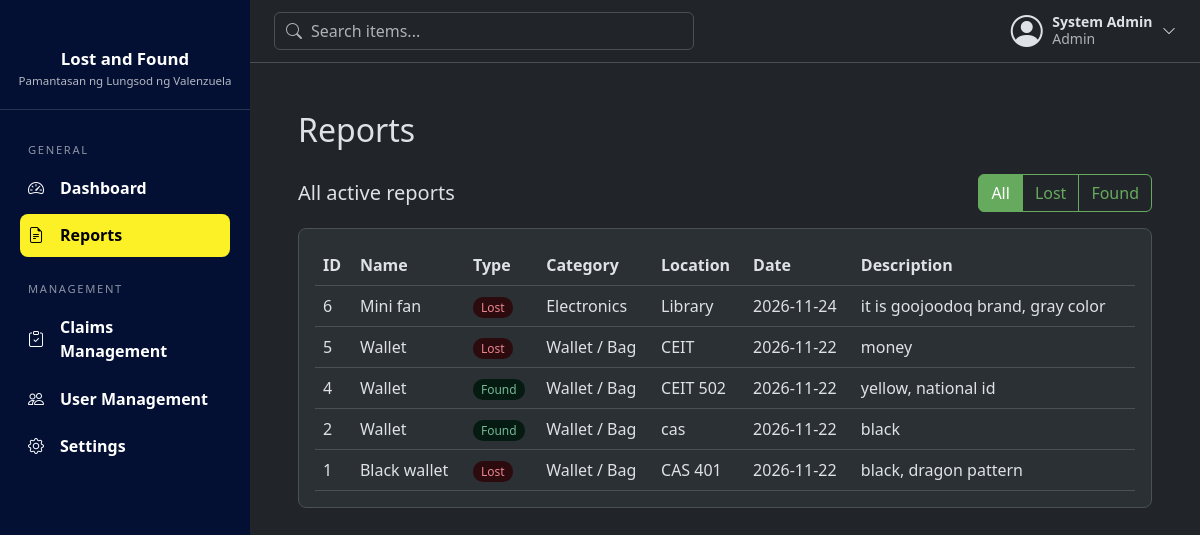
The app's page /reports (signed in), older data.
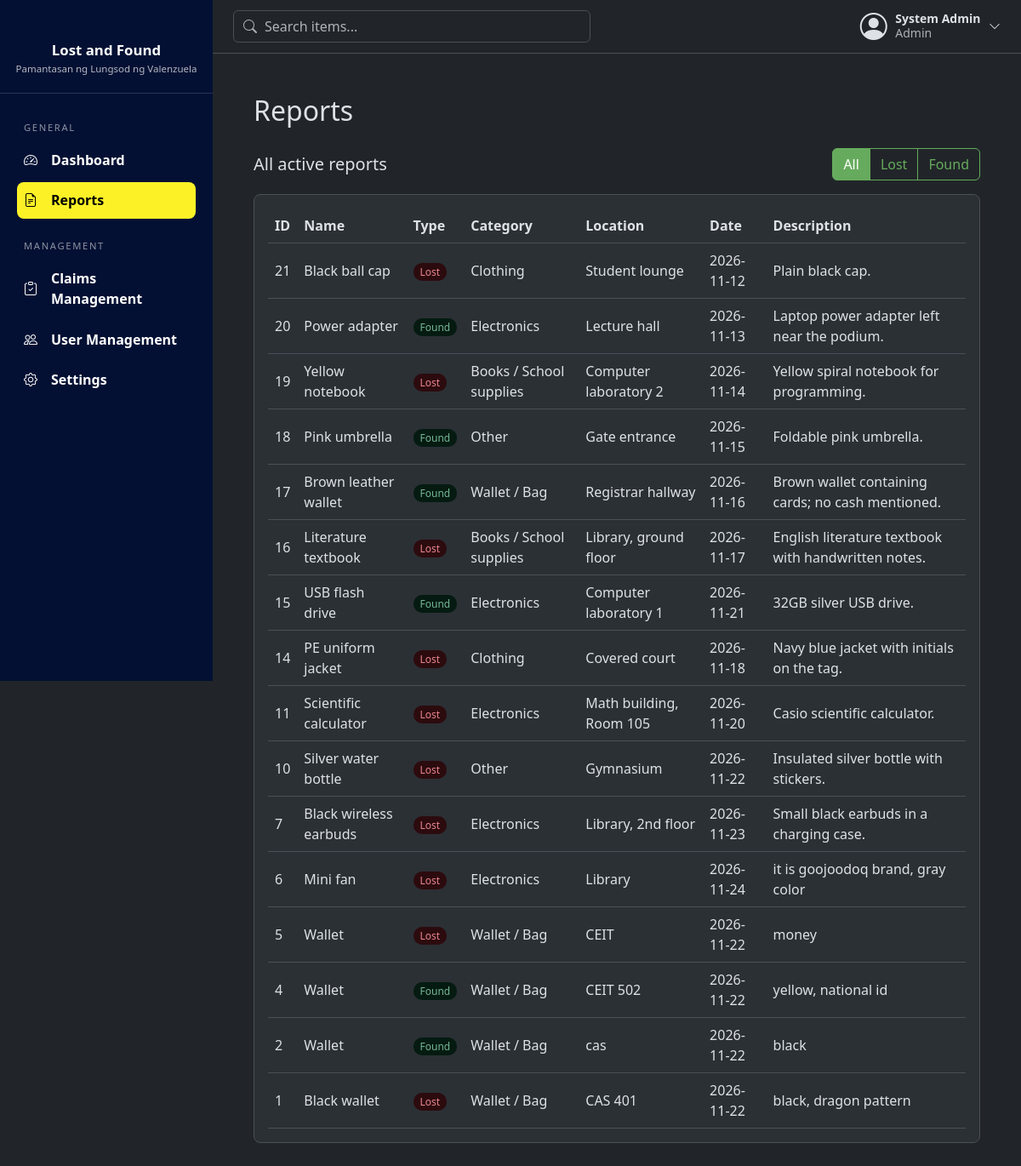
The same page, newer data.
### tables this page shows
CREATE TABLE users (
            id INTEGER PRIMARY KEY AUTOINCREMENT,
            full_name TEXT NOT NULL,
            email TEXT NOT NULL UNIQUE,
            password TEXT NOT NULL,
            role TEXT NOT NULL DEFAULT 'Student'
                CHECK(role IN ('Student', 'Faculty', 'Admin'))
        , is_active INTEGER NOT NULL DEFAULT 1);

CREATE TABLE items (
            item_id INTEGER PRIMARY KEY AUTOINCREMENT,
            user_id INTEGER NOT NULL,
            name TEXT NOT NULL,
            category TEXT NOT NULL,
            description TEXT,
            location TEXT NOT NULL,
            item_status TEXT NOT NULL
                CHECK(item_status IN ('Lost', 'Found')),
            status TEXT NOT NULL DEFAULT 'Active'
                CHECK(status IN ('Active', 'Claimed', 'Returned', 'Removed')),
            date_reported DATE NOT NULL DEFAULT CURRENT_DATE,

            FOREIGN KEY (user_id) REFERENCES users (id)
        );

### routes/shared_routes.py (the view, shortened to what this page needs)
@bp.route("/reports")
@login_required
def reports():
    q = " ".join(request.args.get("q", "").split())      # text typed in the top bar search
    kind = request.args.get("type", "")                  # "Lost", "Found", "Mine", or anything else = all
    results = item_model.search(q)                       # empty q = everything
    counts = {"All": len(results),
              "Lost": sum(1 for r in results if r["item_status"] == "Lost"),
              "Found": sum(1 for r in results if r["item_status"] == "Found")}
    if kind in ("Lost", "Found"):
        results = [r for r in results if r["item_status"] == kind]
    else:
        kind = "All"
    return render_template("reports.html", q=q, kind=kind, counts=counts, results=results)

### database/connection.py (called while the page is built)
def get_db():
    if "db" not in g:
        g.db = sqlite3.connect(current_app.config["DATABASE"])
        g.db.row_factory = sqlite3.Row
    return g.db

### models/item_model.py (called while the page is built)
def search(text):
    like = f"%{text}%"
    return get_db().execute(
        "SELECT * FROM items WHERE status = 'Active' AND "
        "(name LIKE ? OR category LIKE ? OR location LIKE ? OR description LIKE ?) "
        "ORDER BY item_id DESC",
        (like, like, like, like),
    ).fetchall()

### models/user_model.py (called while the page is built)
def get_by_id(user_id):
    return get_db().execute("SELECT * FROM users WHERE id = ?", (user_id,)).fetchone()

### routes/utils.py (called while the page is built)
def login_required(view):
    @wraps(view)
    def wrapped(*args, **kwargs):
        if "user_id" not in session:
            flash("Please log in first.", "warning")
            return redirect(url_for("auth.login"))
        user = user_model.get_by_id(session["user_id"])
        if user is None or not user["is_active"]:
            session.clear()
            flash("Your account is no longer active. Please contact an administrator.", "warning")
            return redirect(url_for("auth.login"))
        return view(*args, **kwargs)
    return wrapped

### templates/reports.html (shortened to what this page needs)
{% extends "base.html" %}
{% block content %}
<h2 class="mb-4">Reports</h2>
<div class="d-flex justify-content-between align-items-center flex-wrap gap-2 mb-3">
  <h5 class="mb-0">
    {% if q %}Results for "{{ q }}"
    {% elif kind == "Mine" %}My reports and claims
    {% else %}All active reports{% endif %}
  </h5>
  <div class="btn-group" role="group">
    <a class="btn btn-outline-primary {{ 'active' if kind == 'All' }}" href="{{ url_for('shared.reports', q=q) }}">All</a>
    <a class="btn btn-outline-primary {{ 'active' if kind == 'Lost' }}" href="{{ url_for('shared.reports', q=q, type='Lost') }}">Lost</a>
    <a class="btn btn-outline-primary {{ 'active' if kind == 'Found' }}" href="{{ url_for('shared.reports', q=q, type='Found') }}">Found</a>
  </div>
</div>
{% if kind == "Mine" %}
  <h6 class="mb-2">My Reports</h6>
  <div class="dash-section">
    {% if my_reports %}
    <table>
      <tr><th>ID</th><th>Name</th><th>Type</th><th>Category</th><th>Location</th><th>Date</th><th>Status</th></tr>
      {% for item in my_reports %}
      <tr>
        <td>{{ item["item_id"] }}</td>
        <td>{{ item["name"] }}</td>
        <td><span class="dash-badge {{ item['item_status'] }}">{{ item["item_status"] }}</span></td>
        <td>{{ item["category"] }}</td>
        <td>{{ item["location"] }}</td>
        <td>{{ item["date_reported"] }}</td>
        <td>{{ item["status"] }}</td>
      </tr>
      {% endfor %}
    </table>
    {% else %}
    <p class="dash-empty mb-0">{% if q %}None of your reports match "{{ q }}".{% else %}You haven't reported any items yet.{% endif %}</p>
    {% endif %}
  </div>
  <h6 class="mb-2">MyClaims</h6>
  <div class="dash-section">
    {% if my_claims %}
    <table>
      <tr><th>Item</th><th>Date</th><th>Proof</th><th>Status</th><th>Admin message</th></tr>
      {% for c in my_claims %}
      <tr>
        <td>{{ c["item_name"] }}</td>
        <td>{{ c["claim_date"] }}</td>
        <td>{{ c["proof_description"] }}</td>
        <td><span class="dash-badge {{ c['claim_status'] }}">{{ c["claim_status"] }}</span></td>
        <td>{{ c["admin_note"] or "-" }}</td>
      </tr>
      {% endfor %}
    </table>
    {% else %}
    <p class="dash-empty mb-0">{% if q %}None of your claims match "{{ q }}".{% else %}You haven't made any claims yet.{% endif %}</p>
    {% endif %}
  </div>
{% else %}
  <div class="dash-section">
    {% if results %}
    <table>
      <tr>
        <th>ID</th><th>Name</th><th>Type</th><th>Category</th><th>Location</th><th>Date</th><th>Description</th>
      </tr>
      {% for item in results %}
      <tr>
        <td>{{ item["item_id"] }}</td>
        <td>{{ item["name"] }}</td>
        <td><span class="dash-badge {{ item['item_status'] }}">{{ item["item_status"] }}</span></td>
        <td>{{ item["category"] }}</td>
        <td>{{ item["location"] }}</td>
        <td>{{ item["date_reported"] }}</td>
        <td>{{ item["description"] }}</td>
      </tr>
      {% endfor %}
    </table>
    {% else %}
    <p class="dash-empty mb-0">
      {% if q %}No {{ kind|lower if kind != "All" else "active" }} reports match "{{ q }}".
      {% else %}No {{ kind|lower if kind != "All" else "active" }} reports yet.{% endif %}
    </p>
    {% endif %}
  </div>
{% endif %}
{% endblock %}

### templates/base.html (shortened to what this page needs)
<!doctype html>
<html lang="en" data-bs-theme="dark">
<head>
  <link href="https://cdn.jsdelivr.net/npm/bootstrap@5.3.3/dist/css/bootstrap.min.css" rel="stylesheet">
  <link href="https://cdn.jsdelivr.net/npm/bootstrap-icons@1.11.3/font/bootstrap-icons.min.css" rel="stylesheet">
  <link href="{{ url_for('static', filename='css/style.css') }}" rel="stylesheet">
</head>
<body>
{% block body %}
<div class="app-shell d-flex">
    <aside class="sidebar offcanvas-md offcanvas-start" id="sidebar" tabindex="-1">
    <div class="sidebar-brand">
      <div class="sidebar-title">Lost and Found</div>
      <div class="sidebar-subtitle">Pamantasan ng Lungsod ng Valenzuela</div>
    </div>
    <nav class="sidebar-nav">
      {% if session.role == 'Admin' %}
        {% include "partials/sidebar_admin.html" %}
      {% else %}
        {% include "partials/sidebar_user.html" %}
      {% endif %}
    </nav>
  </aside>
  <div class="main-col flex-grow-1">
    <header class="topbar d-flex align-items-center justify-content-between gap-3">
      <form class="topbar-search" action="{{ url_for('shared.reports') }}" method="get" role="search">
        <input class="form-control" type="search" name="q" maxlength="100" placeholder="Search items..."
               value="{{ request.args.get('q', '') if request.endpoint == 'shared.reports' }}">
      </form>
      <div class="dropdown">
        <button class="user-menu-btn" type="button" data-bs-toggle="dropdown" aria-expanded="false">
          <i class="bi bi-person-circle fs-2"></i>
          <span class="d-none d-sm-block">
            <span class="d-block fw-semibold small">{{ session.full_name }}</span>
            <span class="d-block small text-body-secondary">{{ session.role }}</span>
          </span>
          <i class="bi bi-chevron-down small"></i>
        </button>
      </div>
    </header>
    <main class="p-3 p-md-5">
      {% block content %}{% endblock %}
    </main>
  </div>
</div>
{% endblock %}
</body>
</html>
</html>

### templates/partials/sidebar_admin.html
{% set ep = request.endpoint or '' %}
<div class="sidebar-label">General</div>
<ul class="nav flex-column gap-1">
  <li class="nav-item">
    <a class="nav-link {{ 'active' if ep == 'admin.dashboard' }}" href="{{ url_for('admin.dashboard') }}">
      <i class="bi bi-speedometer2 me-3"></i>Dashboard</a>
  </li>
  <li class="nav-item">
    <a class="nav-link {{ 'active' if ep == 'shared.reports' }}" href="{{ url_for('shared.reports') }}">
      <i class="bi bi-file-earmark-text me-3"></i>Reports</a>
  </li>
</ul>
<div class="sidebar-label">Management</div>
<ul class="nav flex-column gap-1">
  <li class="nav-item">
    <a class="nav-link {{ 'active' if ep == 'admin.claims' }}" href="{{ url_for('admin.claims') }}">
      <i class="bi bi-clipboard-check me-3"></i>Claims Management</a>
  </li>
  <li class="nav-item">
    <a class="nav-link {{ 'active' if ep == 'admin.users' }}" href="{{ url_for('admin.users') }}">
      <i class="bi bi-people me-3"></i>User Management</a>
  </li>
  <li class="nav-item">
    <a class="nav-link {{ 'active' if ep == 'shared.settings' }}" href="{{ url_for('shared.settings') }}">
      <i class="bi bi-gear me-3"></i>Settings</a>
  </li>
</ul>

### static/css/style.css (style rules this page uses)
.app-shell { min-height: 100vh; }
.app-shell > .main-col { min-width: 0; }
.btn-outline-primary { --bs-btn-color: #66AB5D; --bs-btn-border-color: #66AB5D; --bs-btn-hover-color: #fff; --bs-btn-hover-bg: #66AB5D; --bs-btn-hover-border-color: #66AB5D; --bs-btn-active-color: #fff; --bs-btn-active-bg: #66AB5D; --bs-btn-active-border-color: #66AB5D; --bs-btn-focus-shadow-rgb: 102, 171, 93; }
.sidebar { --bs-offcanvas-width: 250px; width: 250px; min-width: 250px; color: #fff; overflow-y: auto; }
.sidebar { background: #031033 !important; }
@media (min-width: 768px) { .sidebar { position: sticky; top: 0; height: 100vh; align-self: flex-start; } }
.sidebar-brand { padding: 2rem 1rem 1.25rem; text-align: center; border-bottom: 1px solid rgba(255, 255, 255, 0.15); }
.sidebar-title { margin-top: 0.9rem; font-size: 1.05rem; font-weight: 600; }
.sidebar-subtitle { font-size: 0.72rem; color: rgba(255, 255, 255, 0.7); }
.sidebar-nav { padding: 0.5rem 1.25rem 1.5rem; }
.sidebar-label { margin: 1.5rem 0 0.5rem 0.5rem; font-size: 0.7rem; letter-spacing: 0.15em; text-transform: uppercase; color: rgba(255, 255, 255, 0.55); }
.sidebar .nav-link { display: flex; align-items: center; padding: 0.6rem 0.5rem; border-radius: 0.5rem; color: #fff; font-weight: 600; }
.sidebar .nav-link.active { background: #FCF127; color: #000000; }
.topbar { position: sticky; top: 0; z-index: 1020; padding: 0.75rem 1.5rem; background: var(--bs-body-bg); border-bottom: 1px solid var(--bs-border-color); }
.topbar-search { position: relative; flex: 1; max-width: 420px; }
.topbar-search input { padding-left: 2.25rem; }
.user-menu-btn { display: flex; align-items: center; gap: 0.6rem; padding: 0; border: 0; background: none; color: var(--bs-body-color); text-align: left; line-height: 1.2; }
.dash-section { padding: 16px; margin-bottom: 24px; overflow-x: auto; border-radius: 8px; background: var(--bs-tertiary-bg); border: 1px solid var(--bs-border-color); }
.dash-section table { width: 100%; border-collapse: collapse; }
.dash-section th, .dash-section td { text-align: left; padding: 8px; border-bottom: 1px solid var(--bs-border-color); }
.dash-badge { padding: 2px 8px; border-radius: 10px; font-size: 12px; background: var(--bs-secondary-bg); color: var(--bs-body-color); }
.dash-badge.Lost, .dash-badge.Rejected { background: var(--bs-danger-bg-subtle); color: var(--bs-danger-text-emphasis); }
.dash-badge.Found, .dash-badge.Approved { background: var(--bs-success-bg-subtle); color: var(--bs-success-text-emphasis); }

Row changes from the older to the newer data that the page shows:
added items: item_id "21", name "Black ball cap", item_status "Lost", category "Clothing", location "Student lounge", date_reported "2026-11-12", description "Plain black cap."
added items: item_id "20", name "Power adapter", item_status "Found", category "Electronics", location "Lecture hall", date_reported "2026-11-13", description "Laptop power adapter left near the podium."
added items: item_id "19", name "Yellow notebook", item_status "Lost", category "Books / School supplies", location "Computer laboratory 2", date_reported "2026-11-14", description "Yellow spiral notebook for programming."
added items: item_id "18", name "Pink umbrella", item_status "Found", category "Other", location "Gate entrance", date_reported "2026-11-15", description "Foldable pink umbrella."
added items: item_id "17", name "Brown leather wallet", item_status "Found", category "Wallet / Bag", location "Registrar hallway", date_reported "2026-11-16", description "Brown wallet containing cards; no cash mentioned."
added items: item_id "16", name "Literature textbook", item_status "Lost", category "Books / School supplies", location "Library, ground floor", date_reported "2026-11-17", description "English literature textbook with handwritten notes."
added items: item_id "15", name "USB flash drive", item_status "Found", category "Electronics", location "Computer laboratory 1", date_reported "2026-11-21", description "32GB silver USB drive."
added items: item_id "14", name "PE uniform jacket", item_status "Lost", category "Clothing", location "Covered court", date_reported "2026-11-18", description "Navy blue jacket with initials on the tag."
added items: item_id "11", name "Scientific calculator", item_status "Lost", category "Electronics", location "Math building, Room 105", date_reported "2026-11-20", description "Casio scientific calculator."
added items: item_id "10", name "Silver water bottle", item_status "Lost", category "Other", location "Gymnasium", date_reported "2026-11-22", description "Insulated silver bottle with stickers."
added items: item_id "7", name "Black wireless earbuds", item_status "Lost", category "Electronics", location "Library, 2nd floor", date_reported "2026-11-23", description "Small black earbuds in a charging case."
